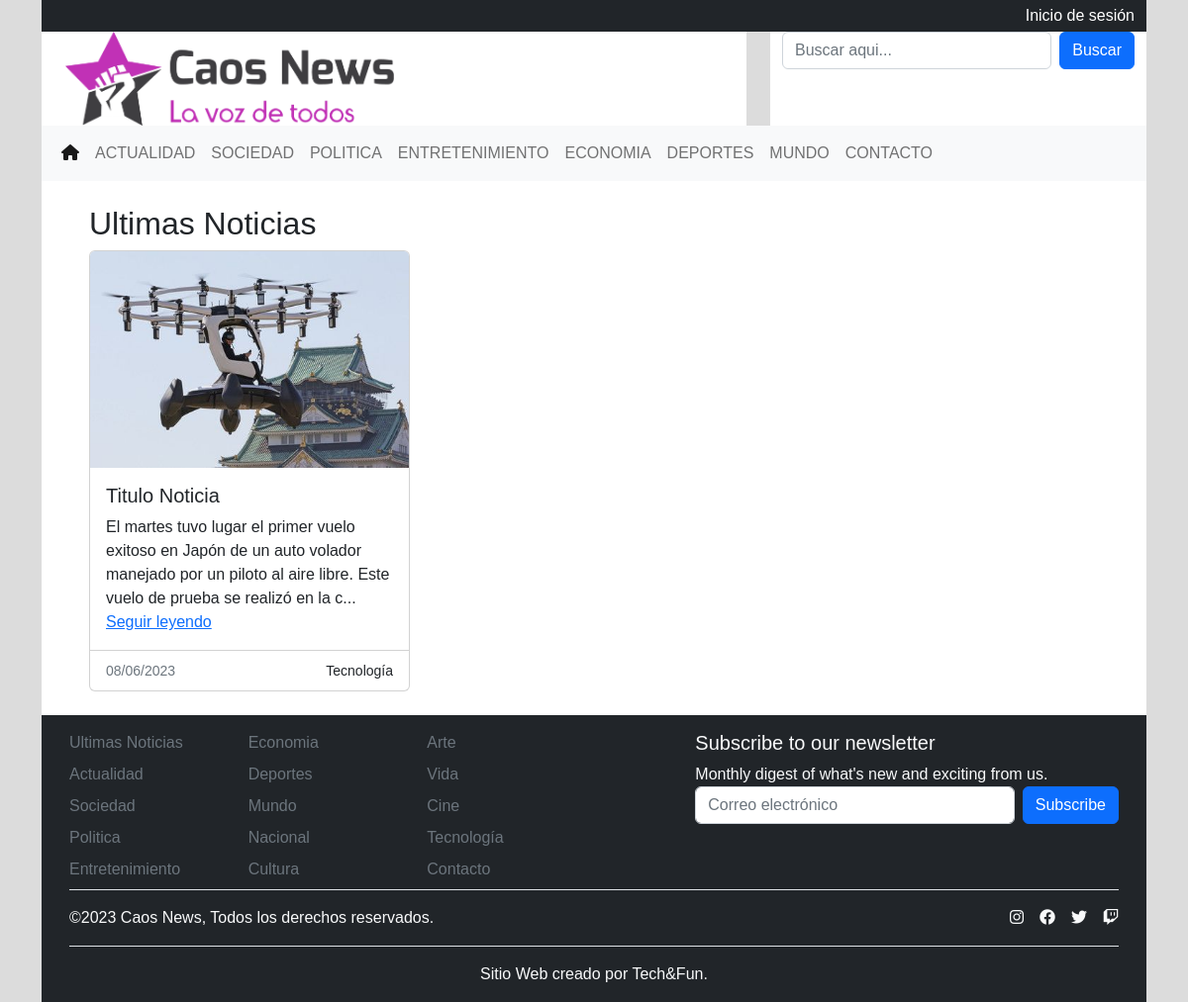
Before: /actualidad/ with the older database file.
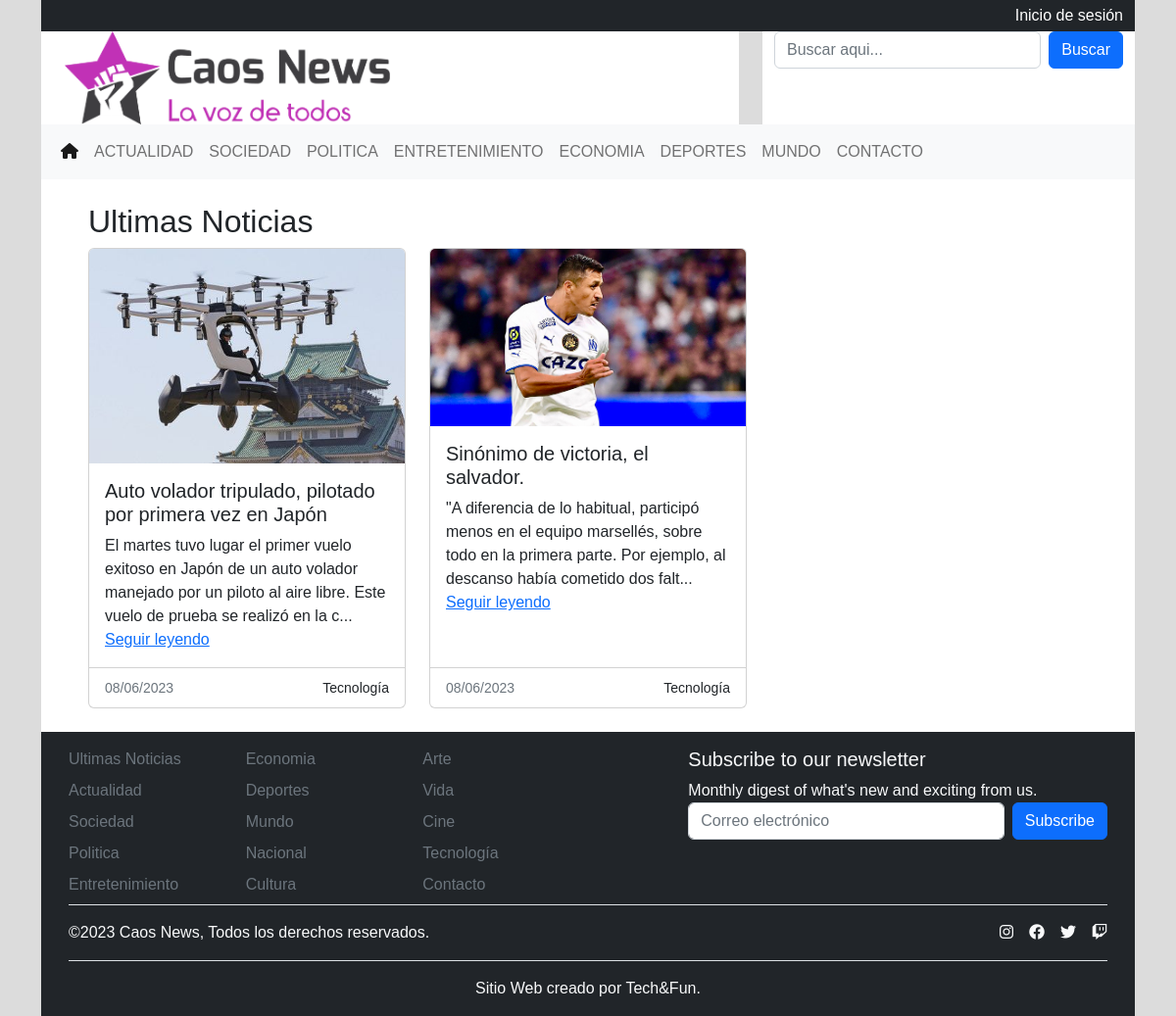
After: the same page with the newer database file.
### CaosNewsApp/models.py (models this page shows)
class Noticia(models.Model):
    id_noticia  = models.AutoField(db_column='id_noticia', primary_key=True)
    titulo_noticia = models.CharField(max_length=100, blank=False, null=False)
    cuerpo_noticia = models.TextField(blank=False, null=False, default='')
    id_categoria = models.ForeignKey('Categoria',on_delete=models.CASCADE, db_column='id_categoria')
    activo = models.BooleanField(("Activo"), default=True)
    imagen = models.ImageField(upload_to='news', null=True, blank=True)
    fecha_creacion = models.DateTimeField(auto_now_add=True)
    fecha_modificacion = models.DateTimeField(auto_now=True)
    id_usuario = models.ForeignKey(settings.AUTH_USER_MODEL, on_delete=models.CASCADE, db_column='id_usuario')
    def __str__(self):
        return self.titulo_noticia

class Categoria(models.Model):
    id_categoria = models.AutoField(db_column='id_categoria', primary_key=True)
    nombre_categoria = models.CharField(max_length=20, blank=False, null=False)
    def __str__(self):
        return str(self.nombre_categoria)

### CaosNewsApp/views.py (the view)
# urls.py: path('actualidad/', views.actualidad, name='actualidad'),
def actualidad(request):
    noticias = Noticia.objects.all()
    print(noticias)
    context={"noticias":noticias}
    return render(request, 'actualidad.html', context)

### CaosNewsApp/templates/actualidad.html
{% extends './index.html' %}
{% load static %}
{% block body %}
<main class="p-4 px-5">
    <div class="row">
        <div class="col">
        <h2>Ultimas Noticias</h2>
        </div>
    </div>
    <div class="row row-cols-1 row-cols-md-3 g-4">
        {% for noticia in noticias %}
            {% if noticia.activo %}
                <div class="col">
                    <div class="card h-100">
                        <a href="{% url 'noticia_detalle' noticia.id_noticia %}">
                            <img src="{{ noticia.imagen.url }}" class="card-img-top" alt="{{ noticia.titulo_noticia }}">
                        </a>
                        <div class="card-body">
                            <h5 class="card-title">{{ noticia.titulo_noticia }}</h5>
                            <p class="card-text">
                                {% if noticia.cuerpo_noticia|length > 150 %}
                                    {{ noticia.cuerpo_noticia|slice:":150" }}... <a href="{% url 'noticia_detalle' noticia.id_noticia %}">Seguir leyendo</a>
                                {% else %}
                                    {{ noticia.cuerpo_noticia }}
                                {% endif %}
                            </p>
                            </div>
                            <div class="card-footer bg-transparent">
                            <div class="row">
                                <div class="col"><small class="text-muted">{{ noticia.fecha_creacion|date:"d/m/Y" }}</small></div>
                                <div class="col-auto text-end"><small>{{ noticia.id_categoria }}</small></div>
                            </div>
                        </div>
                    </div>
                </div>
            {% endif %}
        {% endfor %}
    </div>
    </main>
{% endblock %}

### CaosNewsApp/templates/index.html (shortened to what this page needs)
{% load static %}
<!DOCTYPE html>
<html lang="es">
<head>
    <link rel="stylesheet" href="{% static 'css/fontawesome.min.css' %}" />
    <link rel="stylesheet" href="{% static 'css/solid.min.css' %}" />
    <link rel="stylesheet" href="{% static 'css/brands.min.css' %}" />
    <link rel="stylesheet" href="{% static 'css/bootstrap.min.css' %}">
    <link rel="stylesheet" href="{% static 'css/style.css' %}">
<body>
    <div class="container">
    <header>
        <div class="row mx-0 py-1 bg-dark">
          <div class="col"></div>
          <div class="col-auto text-end">
          </div>
          <div class="col-auto text-end">
            <a href="#" class="link" data-bs-toggle="modal" data-bs-target="#login">Inicio de sesión</a>
          </div>
        </div>
        <div class="row header">
          <div class="col">
            <div class="container-fluid">
              <a href="#">
                <img src="{% static 'images/logotipo.webp' %}" class="img-fluid w-50" alt="Caos News">
              </a>
            </div>
          </div>
          <div class="col-4">
            <form class="d-flex">
              <input class="form-control me-2" type="search" placeholder="Buscar aqui..." aria-label="Search">
              <button class="btn btn-primary" type="submit">Buscar</button>
            </form>
          </div>
        </div>
        {% include 'navbar.html' %}
    </header>
    <main>
        {% block body %}{% endblock %}
    </main>
        {% include 'footer.html' %}
    </div>
 </body>
</html>

### CaosNewsApp/templates/navbar.html (shortened to what this page needs)
<nav class="navbar navbar-expand-lg navbar-light bg-light">
    <div class="container-fluid">
      <div class="collapse navbar-collapse" id="navbarSupportedContent">
        <ul class="navbar-nav me-auto mb-2 mb-lg-0">
          <li class="nav-item">
            <a class="nav-link active" aria-current="page" href="/"><i class="fa-solid fa-house"></i></a>
          </li>
          <li class="nav-item">
            <a class="nav-link" href="{% url 'actualidad' %}">ACTUALIDAD</a>
          </li>
          <li class="nav-item">
            <a class="nav-link" href="#">SOCIEDAD</a>
          </li>
          <li class="nav-item">
            <a class="nav-link" href="#">POLITICA</a>
          </li>
          <li class="nav-item">
            <a class="nav-link" href="#">ENTRETENIMIENTO</a>
          </li>
          <li class="nav-item">
            <a class="nav-link" href="#">ECONOMIA</a>
          </li>
          <li class="nav-item">
            <a class="nav-link" href="#">DEPORTES</a>
          </li>
          <li class="nav-item">
            <a class="nav-link" href="#">MUNDO</a>
          </li>
          <li class="nav-item">
            <a class="nav-link" href="{% url 'contacto' %}">CONTACTO</a>
          </li>
        </ul>
      </div>
    </div>
  </nav>

### CaosNewsApp/templates/footer.html (shortened to what this page needs)
<div class="container bg-dark text-light">
  <footer class="p-3">
    <div class="row">
      <div class="col-6 col-md-2">
        <ul class="nav flex-column">
          <li class="nav-item pb-2"><a href="#" class="nav-link p-0 text-muted">Ultimas Noticias</a></li>
          <li class="nav-item pb-2"><a href="#" class="nav-link p-0 text-muted">Actualidad</a></li>
          <li class="nav-item pb-2"><a href="#" class="nav-link p-0 text-muted">Sociedad</a></li>
          <li class="nav-item pb-2"><a href="#" class="nav-link p-0 text-muted">Politica</a></li>
          <li class="nav-item pb-2"><a href="#" class="nav-link p-0 text-muted">Entretenimiento</a></li>
        </ul>
      </div>
      <div class="col-6 col-md-2">
        <ul class="nav flex-column">
          <li class="nav-item pb-2"><a href="#" class="nav-link p-0 text-muted">Economia</a></li>
          <li class="nav-item pb-2"><a href="#" class="nav-link p-0 text-muted">Deportes</a></li>
          <li class="nav-item pb-2"><a href="#" class="nav-link p-0 text-muted">Mundo</a></li>
          <li class="nav-item pb-2"><a href="#" class="nav-link p-0 text-muted">Nacional</a></li>
          <li class="nav-item pb-2"><a href="#" class="nav-link p-0 text-muted">Cultura</a></li>
        </ul>
      </div>
      <div class="col-6 col-md-2">
        <ul class="nav flex-column">
          <li class="nav-item pb-2"><a href="#" class="nav-link p-0 text-muted">Arte</a></li>
          <li class="nav-item pb-2"><a href="#" class="nav-link p-0 text-muted">Vida</a></li>
          <li class="nav-item pb-2"><a href="#" class="nav-link p-0 text-muted">Cine</a></li>
          <li class="nav-item pb-2"><a href="#" class="nav-link p-0 text-muted">Tecnología</a></li>
          <li class="nav-item pb-2"><a href="#" class="nav-link p-0 text-muted">Contacto</a></li>
        </ul>
      </div>
      <div class="col-md-5 offset-md-1">
        <form>
          <h5>Subscribe to our newsletter</h5>
          <p>Monthly digest of what's new and exciting from us.</p>
          <div class="d-flex flex-column flex-sm-row w-100 gap-2">
            <form action="">
              <input id="newsletter1" type="email" class="form-control" placeholder="Correo electrónico" pattern="[a-zA-Z0-9._-]*@[a-zA-Z]*\.[a-zA-Z]{2,3}" required="">
              <button class="btn btn-primary" type="submit">Subscribe</button>
            </form>
          </div>
        </form>
      </div>
    </div>
    <div class="d-flex flex-column flex-sm-row justify-content-between border-top py-3">
      <p>©2023 Caos News, Todos los derechos reservados.</p>
      <ul class="list-unstyled d-flex">
        <li class="ms-3"><i class="fa-brands fa-instagram"></i></li>
        <li class="ms-3"><i class="fa-brands fa-facebook"></i></li>
        <li class="ms-3"><i class="fa-brands fa-twitter"></i></li>
        <li class="ms-3"><i class="fa-brands fa-twitch"></i></li>
      </ul>
    </div>
    <div class="d-flex flex-column flex-sm-row justify-content-center pt-3 border-top">
      <p>Sitio Web creado por Tech&Fun.</p>
    </div>
  </footer>
</div>

Changed rows visible on the page:
changed Noticia: titulo_noticia "Titulo Noticia" → "Auto volador tripulado, pilotado por primera vez en Japón"
now on this page (row edited): Noticia: imagen (picture), titulo_noticia "Sinónimo de victoria, el salvador.", cuerpo_noticia "\"A diferencia de lo habitual, participó menos en el equipo marsellés, sobre todo en la primera parte. Por ejemplo, al descanso había cometido dos falt", fecha_creacion "08/06/2023", id_categoria "Tecnología"
